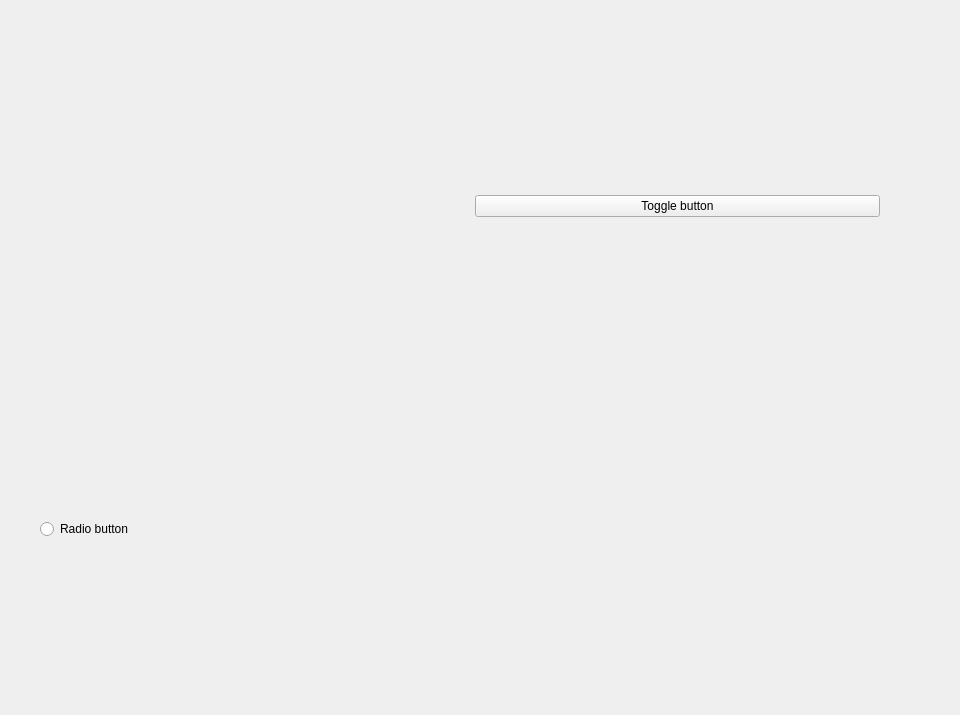
<?xml version="1.0" encoding="UTF-8"?>
<ui version="4.0">
 <class>Page01Test</class>
 <widget class="QWidget" name="Page01Test">
  <property name="geometry">
   <rect>
    <x>0</x>
    <y>0</y>
    <width>960</width>
    <height>715</height>
   </rect>
  </property>
  <property name="windowTitle">
   <string>Form</string>
  </property>
  <layout class="QHBoxLayout" name="horizontalLayout">
   <item>
    <layout class="QGridLayout" name="gridLayout" columnstretch="1,1,0">
     <property name="leftMargin">
      <number>20</number>
     </property>
     <property name="topMargin">
      <number>40</number>
     </property>
     <property name="rightMargin">
      <number>20</number>
     </property>
     <property name="bottomMargin">
      <number>20</number>
     </property>
     <property name="spacing">
      <number>12</number>
     </property>
     <item row="0" column="0">
      <widget class="CardWidget" name="CardWidget">
       <layout class="QVBoxLayout" name="verticalLayout_4">
        <item>
         <layout class="QVBoxLayout" name="verticalLayout">
          <item>
           <widget class="SwitchButton" name="SwitchButton"/>
          </item>
         </layout>
        </item>
       </layout>
      </widget>
     </item>
     <item row="1" column="0">
      <widget class="CardWidget" name="CardWidget_3">
       <layout class="QVBoxLayout" name="verticalLayout_6">
        <item>
         <layout class="QVBoxLayout" name="verticalLayout_3">
          <item>
           <widget class="RadioButton" name="RadioButton">
            <property name="text">
             <string>Radio button</string>
            </property>
           </widget>
          </item>
         </layout>
        </item>
       </layout>
      </widget>
     </item>
     <item row="0" column="1">
      <widget class="CardWidget" name="CardWidget_2">
       <layout class="QVBoxLayout" name="verticalLayout_5">
        <item>
         <layout class="QVBoxLayout" name="verticalLayout_2">
          <item>
           <widget class="ToggleButton" name="ToggleButton">
            <property name="text">
             <string>Toggle button</string>
            </property>
           </widget>
          </item>
         </layout>
        </item>
       </layout>
      </widget>
     </item>
     <item row="0" column="2">
      <spacer name="horizontalSpacer">
       <property name="orientation">
        <enum>Qt::Horizontal</enum>
       </property>
       <property name="sizeHint" stdset="0">
        <size>
         <width>40</width>
         <height>20</height>
        </size>
       </property>
      </spacer>
     </item>
    </layout>
   </item>
  </layout>
 </widget>
 <customwidgets>
  <customwidget>
   <class>PushButton</class>
   <extends>QPushButton</extends>
   <header>qfluentwidgets</header>
  </customwidget>
  <customwidget>
   <class>SwitchButton</class>
   <extends>QWidget</extends>
   <header>qfluentwidgets</header>
  </customwidget>
  <customwidget>
   <class>RadioButton</class>
   <extends>QRadioButton</extends>
   <header>qfluentwidgets</header>
  </customwidget>
  <customwidget>
   <class>ToggleButton</class>
   <extends>PushButton</extends>
   <header>qfluentwidgets</header>
  </customwidget>
  <customwidget>
   <class>CardWidget</class>
   <extends>QFrame</extends>
   <header>qfluentwidgets</header>
   <container>1</container>
  </customwidget>
 </customwidgets>
 <resources/>
 <connections/>
</ui>
